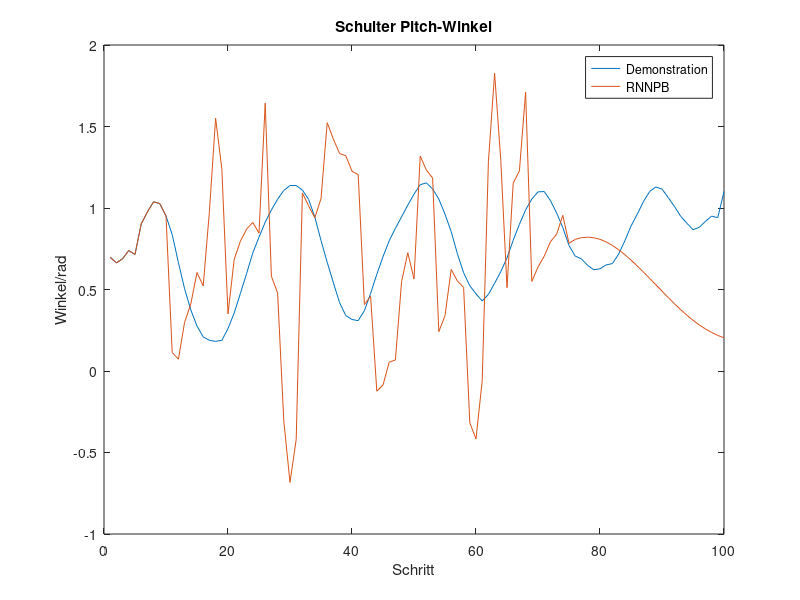
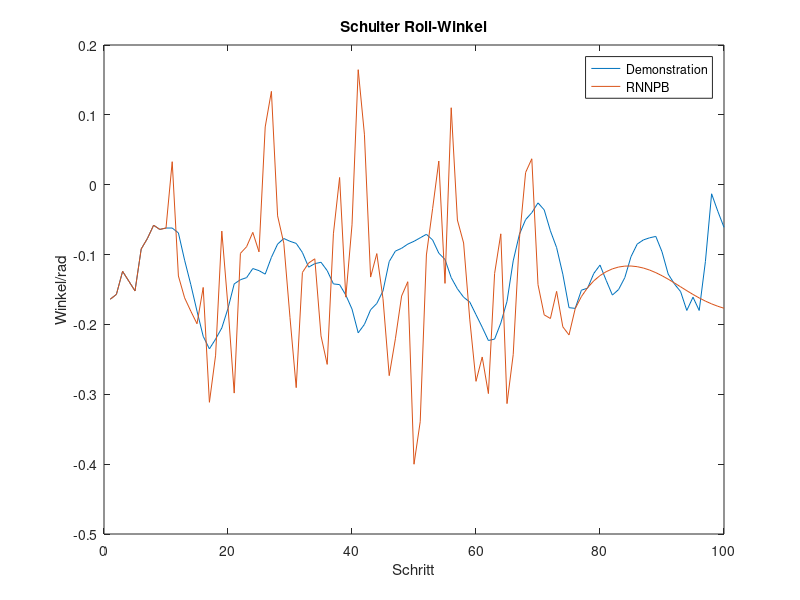
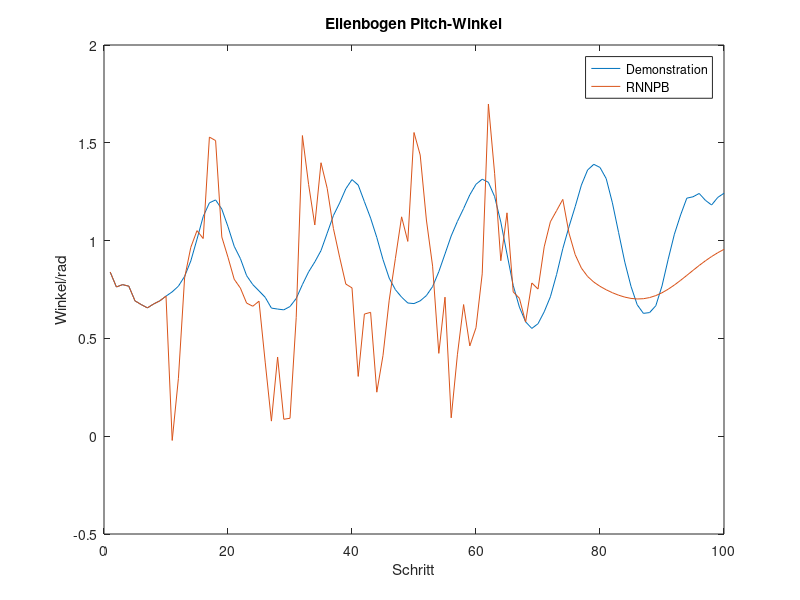
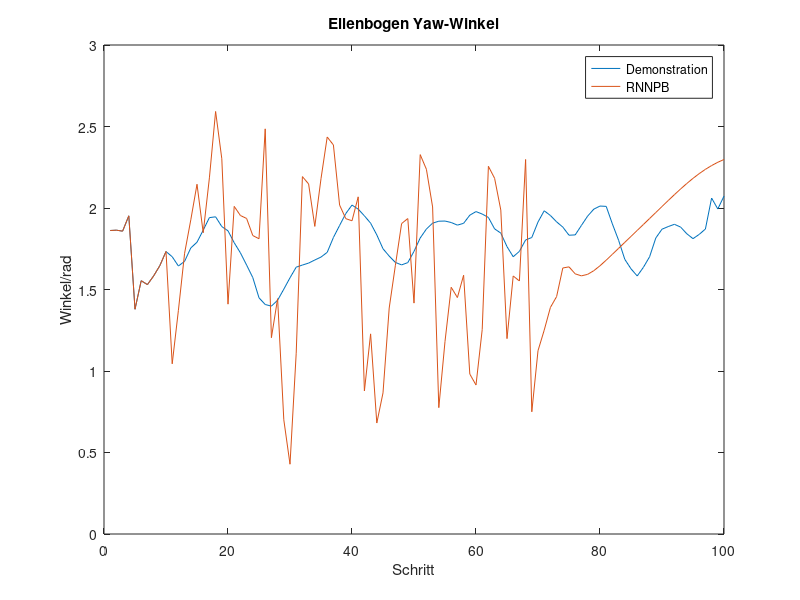

Here is the MATLAB script that generated these plots, in order:
M = dlmread('anglesOut.txt');
sp = M(:,1);
sr = M(:,2);
ep = M(:,3);
ey = M(:,4);

M3 = dlmread('objectPos.txt');
x = M3(:,1);
y = M3(:,2);
z = M3(:,3);

M2 = dlmread('test0.txt');
s = size(sp);
time = zeros(s);
rs_sp = M2(:,1);
rs_sr = M2(:,2);
rs_ep = M2(:,3);
rs_ey = M2(:,4);
for i=1:s
 time(i) = i; 
 %rs_sp(i) = sp(i) + (-0.1 + (0.1-(-0.1)).*rand(1,1));
 %rs_sr(i) = sr(i) + (-0.1 + (0.1-(-0.1)).*rand(1,1));
 %rs_ep(i) = ep(i) + (-0.1 + (0.1-(-0.1)).*rand(1,1));
 %rs_ey(i) = ey(i) + (-0.1 + (0.1-(-0.1)).*rand(1,1));
 
end

f1=figure;
plot(time, sp, time, rs_sp)
legend('Demonstration','RNNPB');
title('Schulter Pitch-Winkel');
xlabel('Schritt') % x-axis label
ylabel('Winkel/rad') % y-axis label

f2=figure;
plot(time, sr, time, rs_sr)
legend('Demonstration','RNNPB');
title('Schulter Roll-Winkel');
xlabel('Schritt') % x-axis label
ylabel('Winkel/rad') % y-axis labell

f3=figure;
plot(time, ep, time, rs_ep );
legend('Demonstration','RNNPB');
title('Ellenbogen Pitch-Winkel');
xlabel('Schritt') % x-axis label
ylabel('Winkel/rad') % y-axis label

f4=figure;
plot(time, ey, time, rs_ey)
legend('Demonstration','RNNPB');
title('Ellenbogen Yaw-Winkel');
xlabel('Schritt') % x-axis label
ylabel('Winkel/rad') % y-axis label

f5=figure;
plot(time, x, time, x, time, z)
xlabel('Schritt') % x-axis label
ylabel('Winkel/rad') % y-axis label